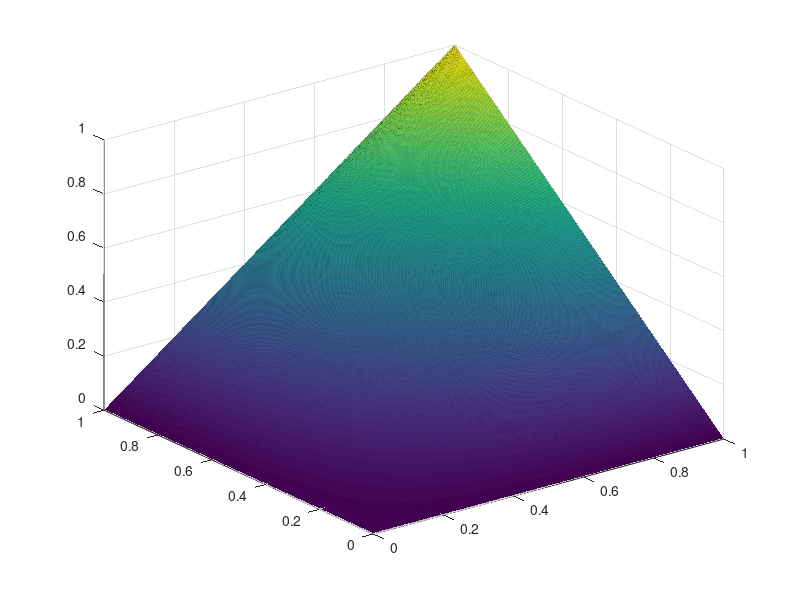

Reproduce this figure in MATLAB. (Note: this script raises an error after producing the figure.)
function scpsim_cpr

%{
% CPR dyadic game simulations
SA = 1;
SB = 1;

CA = 0.7;
CB = 0.4;

R = 1;

RA = SA*max([CA CB])*R*(CA/(CA+CB))
RB = SB*max([CA CB])*R*(CB/(CA+CB))
%}

%% Reward matrix: Solo task

% Calculate initial reward matrix
acc              	= 0:.001:1;
conf                = 0:.001:1;
rew                 = acc' * conf; % IK: acc' .* conf does not work for me in MATLAB 2014


% Visualise matrix
f                   = figure;
h                   = surf(acc,conf,rew);
h.LineStyle         = 'none';
ax                  = gca;
ax.XLabel.String    = 'Accuracy';
ax.YLabel.String    = 'Confidence';
ax.ZLabel.String    = '% Reward';
ax.FontSize         = 16;
colormap(jet(256))

% Determine arc width for each confidence level
for j = 1:length(conf)
    arc(j)          = 180 - (180 * conf(j));
end

% Cap arc width at target diameter (currently 2dva == 12.7587deg at chosen position)
idx                 = arc < 12.76;
arc(idx)            = 12.76;

% For each confidence level, calculate minimum accuracy required to hit
% the target at given arc width -> normalised values
hit_width_acc       = 1 - ((arc/2) / 180);
hit_width_acc(idx)  = 1 - (12.76/2)/180; % arc width fixed to target diameter

% Remove position from reward matrix that cannot possibly yield reward due
% to arc width modulation
for iAcc = 1:length(acc)
    indx            = conf < hit_width_acc(iAcc);
    rew(iAcc,indx)  = 0;
end

% Plot actual reward matrix
f                   = figure;
ax                  = gca;
im                  = imagesc(acc,conf,rew);
ax.XLabel.String    = 'Accuracy';
ax.YLabel.String    = 'Confidence';
ax.FontSize         = 16;
ax.XLim             = [hit_width_acc(1) 1];
cb                  = colorbar;
cb.Label.String     = '% Reward';
cmap                = [jet(256)];
set(gca,'Ydir','normal');
colormap(cmap)

% Plot average reward distribution for hits at different confidence/accuracy levels
for k = 1:length(conf)
    rew_conf(k)     = nanmean(randsample(rew(conf==conf(k),:),100000,'true'));
    rew_acc(k)      = nanmean(randsample(rew(:,acc==acc(k)),100000,'true'));
end

figure
plot(conf,rew_conf)
xlabel('Confidence');
ylabel('Mean reward');

figure
plot(conf,rew_acc)
xlabel('Accuracy');
ylabel('Mean reward');


% Initial version
%{ 
% reward solo task
acc = 0:.01:1;
conf = 0:.01:1;
% rew = acc' .* conf; % I showed this before

 
for a = 1:length(acc)
        for c = 1:length(conf)
            % rew(c,a) = mean([acc(a) conf(c)]);
            rew(c,a) = acc(a)*conf(c); % note: conf. is the first index (row)
            if acc(a) < conf(c),
                   rew(c,a) = 0;
            end
        end
end

 
surf(acc,conf,rew)
xlabel('Accuracy');
ylabel('Confidence');
zlabel('% Reward');

% random accuracy, at different confidence levels
for k = 1:length(conf),
    rew_conf(k) = mean(randsample(rew(find(conf==conf(k)),:),100000,'true'));
end
figure
plot(conf,rew_conf)
xlabel('Confidence');
ylabel('Mean reward');
%}



